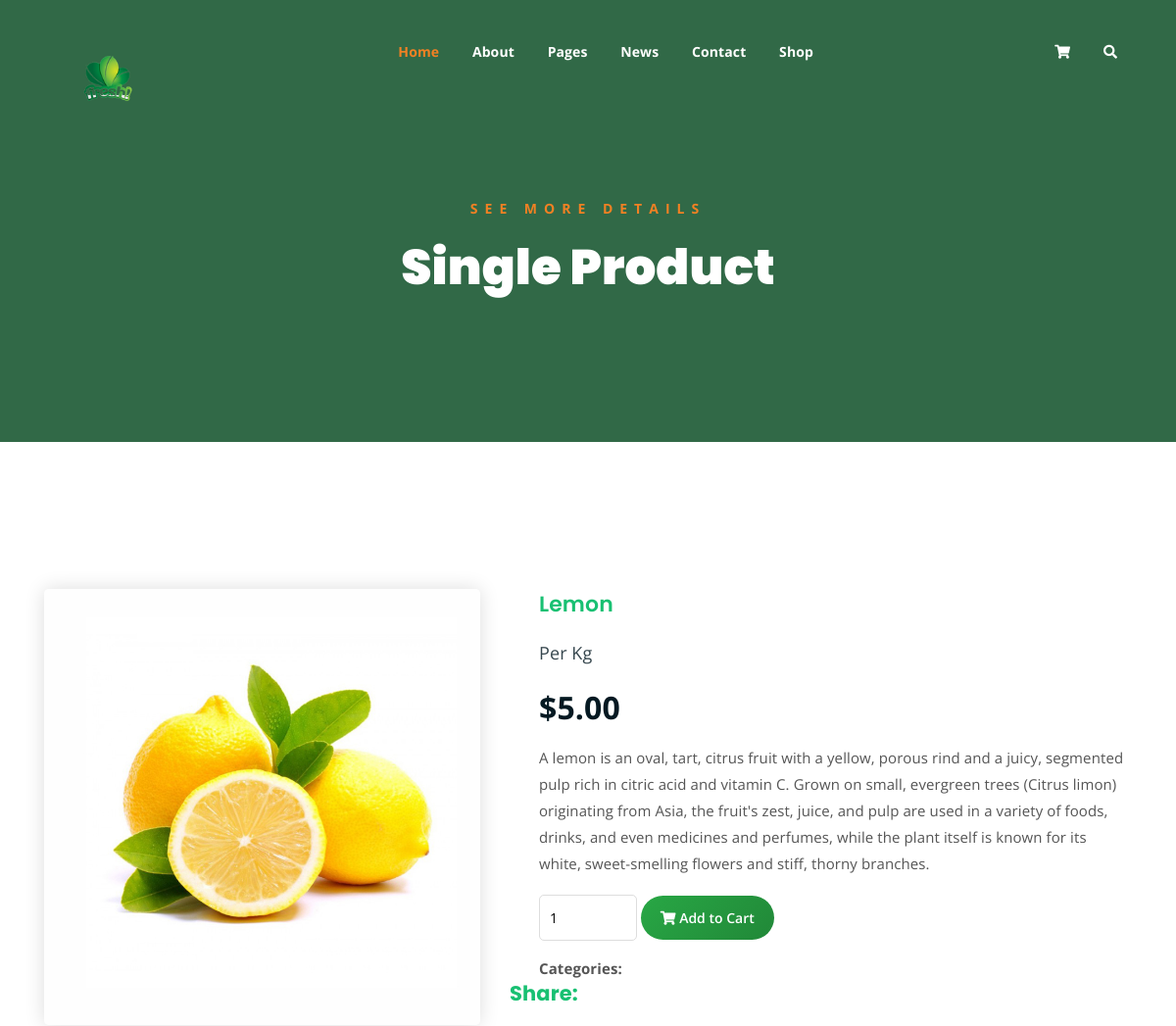
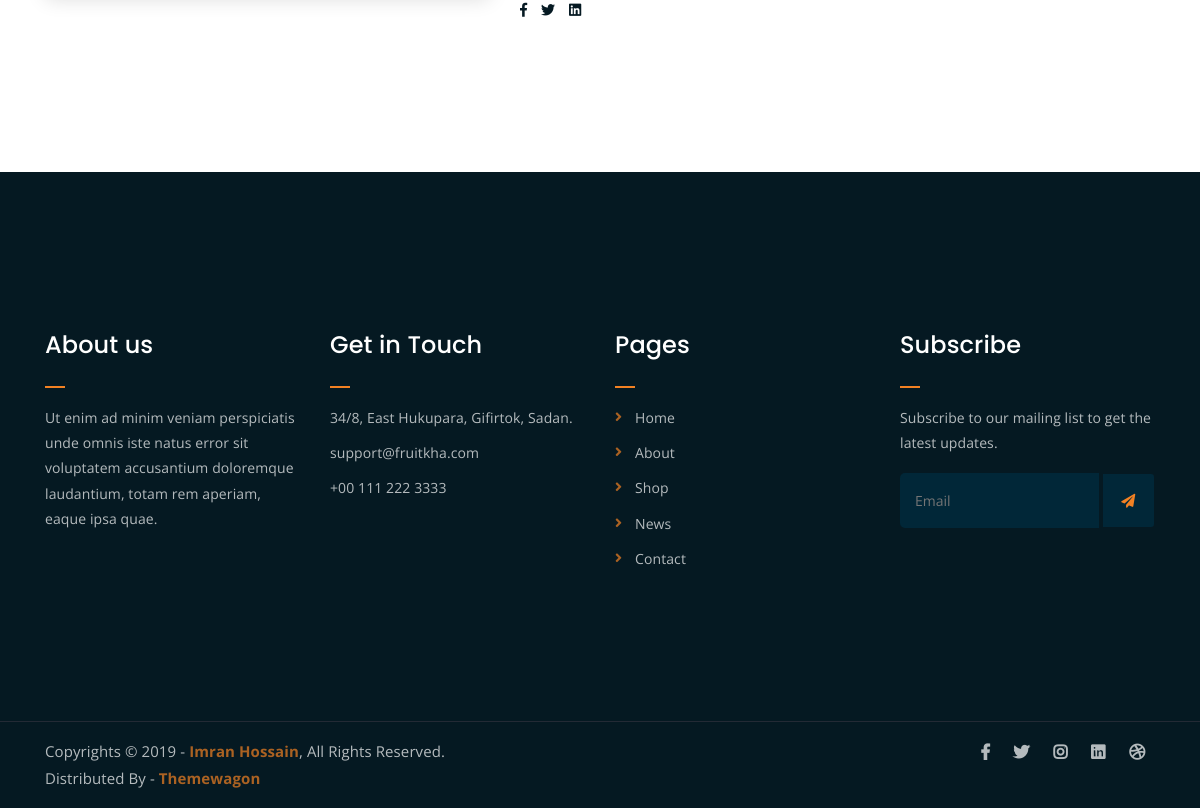
Screenshot of /singlep/3/ with the database file from the repository (2 pictures, top to bottom).
### appnew001/models.py (models this page shows, shortened)
class Product(models.Model):
    name = models.CharField(max_length=100)
    description = models.TextField(blank=True, null=True)
    price = models.DecimalField(max_digits=10, decimal_places=2)
    image = models.ImageField(upload_to="products/")  # Pillow required
    unit = models.CharField(max_length=50, default="Per Kg")

### appnew001/views.py (the view)
# urls.py: path('singlep/<int:id>/',views.singlep,name='singlep'),
def singlep(request, id):
    product = get_object_or_404(Product, id=id)
    return render(request, "single-product.html", {"product": product})

### appnew001/templates/single-product.html (shortened to what this page needs)
{%load static%}
<!DOCTYPE html>
<html lang="en">
<head>
	<link rel="stylesheet" href="{% static 'assets/css/all.min.css' %}">
	<link rel="stylesheet" href="{%  static 'assets/bootstrap/css/bootstrap.min.css' %}">
	<link rel="stylesheet" href="{% static 'assets/css/owl.carousel.css' %}">
	<link rel="stylesheet" href="{%  static 'assets/css/magnific-popup.css' %}">
	<link rel="stylesheet" href="{%  static 'assets/css/animate.css' %}">
	<link rel="stylesheet" href="{% static 'assets/css/meanmenu.min.css' %}">
	<link rel="stylesheet" href="{% static 'assets/css/main.css' %}">
	<link rel="stylesheet" href="{% static 'assets/css/responsive.css' %}">
</head>
<body>
	<div class="top-header-area" id="sticker">
		<div class="container">
			<div class="row">
				<div class="col-lg-12 col-sm-12 text-center">
					<div class="main-menu-wrap">
						<div class="site-logo">
							<a href="{% url 'indexfun' %}">
								<img src="{% static 'assets/img/logo03.png' %}" alt="">
							</a>
						</div>
						<nav class="main-menu">
							<ul>
								<li class="current-list-item"><a href="#">Home</a>
								</li>
								<li><a href="{% url 'about' %}">About</a></li>
								<li><a href="#">Pages</a>
								</li>
								<li><a href="{% url 'news' %}">News</a>
								</li>
								<li><a href="{% url 'contact' %}">Contact</a></li>
								<li><a href="{% url 'shop' %}">Shop</a>
								</li>
								<li>
									<div class="header-icons">
										<a class="shopping-cart" href="{% url 'cart' %}"><i class="fas fa-shopping-cart"></i></a>
										<a class="mobile-hide search-bar-icon" href="#"><i class="fas fa-search"></i></a>
									</div>
								</li>
							</ul>
						</nav>
					</div>
				</div>
			</div>
		</div>
	</div>
	<div class="breadcrumb-section breadcrumb-bg">
		<div class="container">
			<div class="row">
				<div class="col-lg-8 offset-lg-2 text-center">
					<div class="breadcrumb-text">
						<p>See more Details</p>
						<h1>Single Product</h1>
					</div>
				</div>
			</div>
		</div>
	</div>
<div class="single-product mt-150 mb-150">
	<div class="container">
		<div class="row">
			<div class="col-md-5">
				<div class="single-product-img">
					<img src="{{ product.image.url }}" alt="{{ product.name }}">
				</div>
			</div>
			<div class="col-md-7">
				<div class="single-product-content">
					<h3>{{ product.name }}</h3>
					<p class="single-product-pricing"><span>Per Kg</span> ${{ product.price }}</p>
					<p>{{ product.description }}</p>
					<div class="single-product-form">
						<form action="{% url 'add_to_cart' product.id %}" method="post">
							<input type="number" name="quantity" value="1" min="1">
							<button type="submit" class="cart-btn"
	style="background: linear-gradient(135deg, #28a745, #218838);
		   color: #fff;
		   border: none;
		   padding: 10px 20px;
		   border-radius: 30px;
		   font-weight: 600;
		   cursor: pointer;
		   transition: all 0.3s ease;">
	<i class="fas fa-shopping-cart"></i> Add to Cart
</button>
						</form>
						<p><strong>Categories: </strong>{{ product.category }}</p>
					</div>
					</div>
					<h4>Share:</h4>
					<ul class="product-share">
						<li><a href=""><i class="fab fa-facebook-f"></i></a></li>
						<li><a href=""><i class="fab fa-twitter"></i></a></li>
						<li><a href=""><i class="fab fa-linkedin"></i></a></li>
					</ul>
				</div>
			</div>
		</div>
	</div>
	<div class="footer-area">
		<div class="container">
			<div class="row">
				<div class="col-lg-3 col-md-6">
					<div class="footer-box about-widget">
						<h2 class="widget-title">About us</h2>
						<p>Ut enim ad minim veniam perspiciatis unde omnis iste natus error sit voluptatem accusantium doloremque laudantium, totam rem aperiam, eaque ipsa quae.</p>
					</div>
				</div>
				<div class="col-lg-3 col-md-6">
					<div class="footer-box get-in-touch">
						<h2 class="widget-title">Get in Touch</h2>
						<ul>
							<li>34/8, East Hukupara, Gifirtok, Sadan.</li>
							<li>support@fruitkha.com</li>
							<li>+00 111 222 3333</li>
						</ul>
					</div>
				</div>
				<div class="col-lg-3 col-md-6">
					<div class="footer-box pages">
						<h2 class="widget-title">Pages</h2>
						<ul>
							<li><a href="{% url 'indexfun' %}">Home</a></li>
							<li><a href="{% url 'about' %}">About</a></li>
							<li><a href="{% url 'shop' %}">Shop</a></li>
							<li><a href="{% url 'news' %}">News</a></li>
							<li><a href="{% url 'contact' %}">Contact</a></li>
						</ul>
					</div>
				</div>
				<div class="col-lg-3 col-md-6">
					<div class="footer-box subscribe">
						<h2 class="widget-title">Subscribe</h2>
						<p>Subscribe to our mailing list to get the latest updates.</p>
						<form action="{% url 'indexfun' %}">
							<input type="email" placeholder="Email">
							<button type="submit"><i class="fas fa-paper-plane"></i></button>
						</form>
					</div>
				</div>
			</div>
		</div>
	</div>
	<div class="copyright">
		<div class="container">
			<div class="row">
				<div class="col-lg-6 col-md-12">
					<p>Copyrights &copy; 2019 - <a href="https://imransdesign.com/">Imran Hossain</a>,  All Rights Reserved.<br>
						Distributed By - <a href="https://themewagon.com/">Themewagon</a>
					</p>
				</div>
				<div class="col-lg-6 text-right col-md-12">
					<div class="social-icons">
						<ul>
							<li><a href="#" target="_blank"><i class="fab fa-facebook-f"></i></a></li>
							<li><a href="#" target="_blank"><i class="fab fa-twitter"></i></a></li>
							<li><a href="#" target="_blank"><i class="fab fa-instagram"></i></a></li>
							<li><a href="#" target="_blank"><i class="fab fa-linkedin"></i></a></li>
							<li><a href="#" target="_blank"><i class="fab fa-dribbble"></i></a></li>
						</ul>
					</div>
				</div>
			</div>
		</div>
	</div>
</body>
</html>

### rows the page displays
Product: image (picture), name "Lemon", price "5.00", description "A lemon is an oval, tart, citrus fruit with a yellow, porous rind and a juicy, segmented pulp rich in citric acid and vitamin C. Grown on small, evergreen trees (Citrus limon) originating from Asia, the fruit's zest, juice, and pulp are used in a variety of foods, drinks, and even medicines and perfumes, while the plant itself is known for its white, sweet-smelling flowers and stiff, thorny branches."
